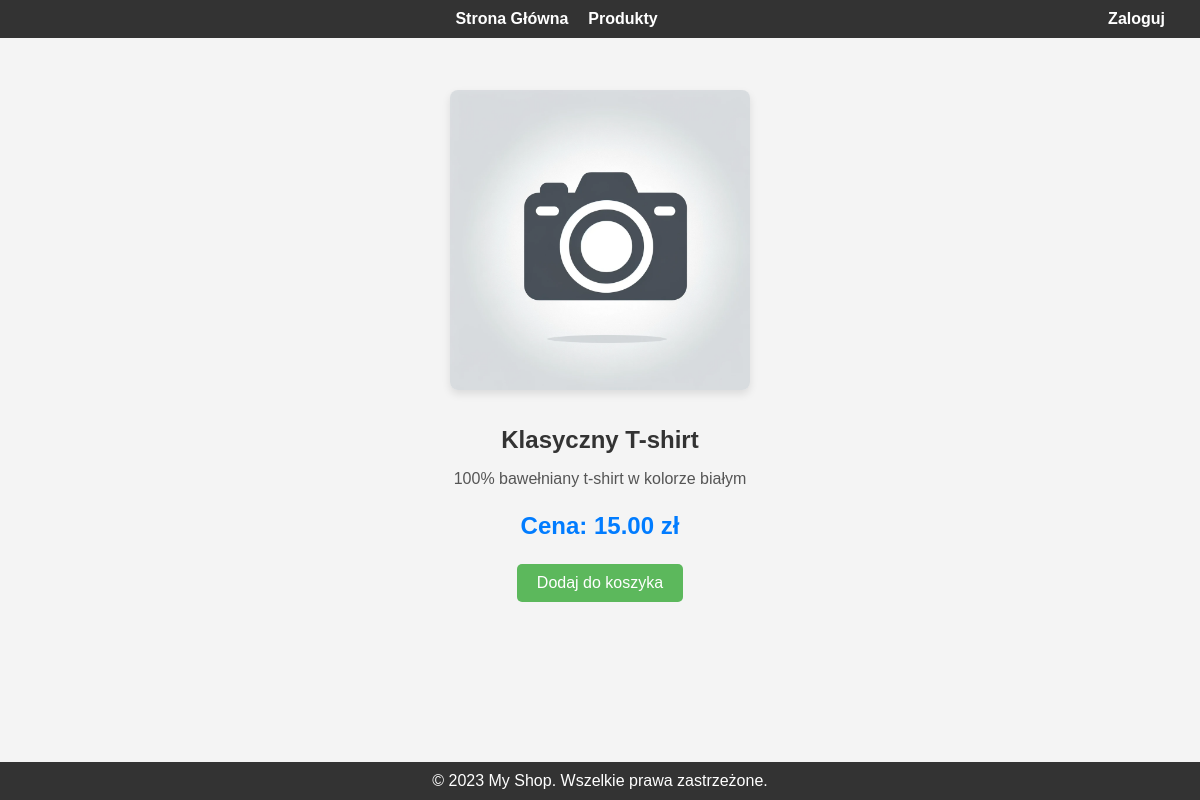
/products/4/, run on the app's committed database.
### shop/models.py (models this page shows, shortened)
class Product(models.Model):
    name = models.CharField(max_length=100)
    description = models.TextField()
    price = models.DecimalField(max_digits=10, decimal_places=2)
    stock = models.IntegerField()
    photo = models.ImageField(upload_to='products/',null=True, blank=True)

### shop/views.py (the view)
# urls.py: path('products/<int:pk>/', views.product_detail, name='product_detail'),
def product_detail(request, pk):
    product = Product.objects.get(pk=pk)
    return render(request, 'product_detail.html', {'product': product})

### shop/context_processors.py (called while the page is built)
def cart_item_count(request):
    if request.user.is_authenticated:
        return {'cart_item_count': Cart.objects.filter(user=request.user).count()}
    return {'cart_item_count': 0}

### templates/product_detail.html (shortened to what this page needs)
{% extends 'base.html' %}
{% load static %}
{% load i18n %}
{% block content %}
<div class="product-detail-container">
    <img class="product-image" src="{% if product.photo %}{{ product.img_url }}{% else %}{% static 'images/placeholder.png' %}{% endif %}" alt="{{ product.name }}">
    <div class="product-info">
        <h2>{{ product.name }}</h2>
        <p>{{ product.description }}</p>
        <p class="price">{% trans "Cena" %}: {{ product.price }} zł</p>
        <a href="{% url 'add_to_cart' product.pk %}" class="add-to-cart-btn">{% trans "Dodaj do koszyka" %}</a>
    </div>
</div>
{% endblock content %}

### templates/base.html (style rules this page uses)
body { font-family: Arial, sans-serif; margin: 0; padding: 0; background-color: #f4f4f4; }

### templates/product_detail.html (style rules this page uses)
.product-detail-container { display: flex; flex-direction: column; align-items: center; padding: 2em 0; }
.product-image { max-width: 300px; height: auto; border-radius: 8px; box-shadow: 0 4px 8px rgba(0, 0, 0, 0.1); margin-bottom: 1em; transition: transform 0.3s ease; }
.product-info { text-align: center; }
.product-info h2 { color: #333; margin-bottom: 0.5em; }
.product-info p { color: #555; margin-bottom: 0.5em; }
.product-info .price { color: #017cff; font-weight: bold; font-size: 1.5em; margin-bottom: 1em; }
.add-to-cart-btn { padding: 10px 20px; background-color: #5cb85c; color: white; border: none; border-radius: 5px; cursor: pointer; transition: background-color 0.3s; text-decoration: none; display: inline-block; }

### data on the page
Product: name "Klasyczny T-shirt", description "100% bawełniany t-shirt w kolorze białym", price "15.00"
